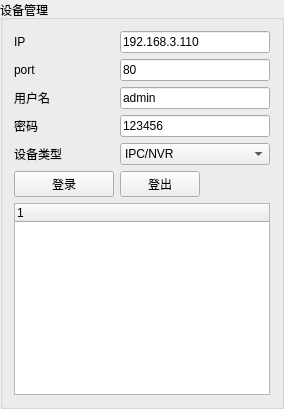
      <widget class="QGroupBox" name="groupBox_8">
       <property name="minimumSize">
        <size>
         <width>200</width>
         <height>0</height>
        </size>
       </property>
       <property name="maximumSize">
        <size>
         <width>300</width>
         <height>16777215</height>
        </size>
       </property>
       <property name="title">
        <string>设备管理</string>
       </property>
       <layout class="QVBoxLayout" name="verticalLayout_2">
        <item>
         <layout class="QGridLayout" name="gridLayout">
          <item row="0" column="0">
           <widget class="QLabel" name="label">
            <property name="minimumSize">
             <size>
              <width>60</width>
              <height>0</height>
             </size>
            </property>
            <property name="maximumSize">
             <size>
              <width>60</width>
              <height>16777215</height>
             </size>
            </property>
            <property name="text">
             <string>IP</string>
            </property>
           </widget>
          </item>
          <item row="0" column="1" colspan="2">
           <widget class="QLineEdit" name="IPlineEdit">
            <property name="text">
             <string>192.168.3.110</string>
            </property>
           </widget>
          </item>
          <item row="1" column="0">
           <widget class="QLabel" name="label_2">
            <property name="minimumSize">
             <size>
              <width>60</width>
              <height>0</height>
             </size>
            </property>
            <property name="maximumSize">
             <size>
              <width>60</width>
              <height>16777215</height>
             </size>
            </property>
            <property name="text">
             <string>port</string>
            </property>
           </widget>
          </item>
          <item row="1" column="1" colspan="2">
           <widget class="QLineEdit" name="portLineEdit">
            <property name="text">
             <string>80</string>
            </property>
           </widget>
          </item>
          <item row="2" column="0">
           <widget class="QLabel" name="label_3">
            <property name="minimumSize">
             <size>
              <width>60</width>
              <height>0</height>
             </size>
            </property>
            <property name="maximumSize">
             <size>
              <width>60</width>
              <height>16777215</height>
             </size>
            </property>
            <property name="text">
             <string>用户名</string>
            </property>
           </widget>
          </item>
          <item row="2" column="1" colspan="2">
           <widget class="QLineEdit" name="UserNameLineEdit">
            <property name="text">
             <string>admin</string>
            </property>
           </widget>
          </item>
          <item row="3" column="0">
           <widget class="QLabel" name="label_4">
            <property name="minimumSize">
             <size>
              <width>60</width>
              <height>0</height>
             </size>
            </property>
            <property name="maximumSize">
             <size>
              <width>60</width>
              <height>16777215</height>
             </size>
            </property>
            <property name="text">
             <string>密码</string>
            </property>
           </widget>
          </item>
          <item row="3" column="1" colspan="2">
           <widget class="QLineEdit" name="pwdLineEdit">
            <property name="text">
             <string>123456</string>
            </property>
           </widget>
          </item>
          <item row="5" column="0">
           <widget class="QLabel" name="label_5">
            <property name="minimumSize">
             <size>
              <width>60</width>
              <height>0</height>
             </size>
            </property>
            <property name="maximumSize">
             <size>
              <width>60</width>
              <height>16777215</height>
             </size>
            </property>
            <property name="text">
             <string>设备类型</string>
            </property>
           </widget>
          </item>
          <item row="5" column="1" colspan="2">
           <widget class="QComboBox" name="loginDeviceTypeCmbBox">
            <item>
             <property name="text">
              <string>IPC/NVR</string>
             </property>
            </item>
            <item>
             <property name="text">
              <string>VMS</string>
             </property>
            </item>
           </widget>
          </item>
          <item row="6" column="0">
           <widget class="QPushButton" name="loginBtn">
            <property name="sizePolicy">
             <sizepolicy hsizetype="Minimum" vsizetype="Fixed">
              <horstretch>100</horstretch>
              <verstretch>0</verstretch>
             </sizepolicy>
            </property>
            <property name="minimumSize">
             <size>
              <width>100</width>
              <height>0</height>
             </size>
            </property>
            <property name="text">
             <string>登录</string>
            </property>
           </widget>
          </item>
          <item row="6" column="1">
           <widget class="QPushButton" name="logoutBtn">
            <property name="text">
             <string>登出</string>
            </property>
           </widget>
          </item>
         </layout>
        </item>
        <item>
         <widget class="QTreeWidget" name="realTimeVideoChlTreeWgt">
          <property name="minimumSize">
           <size>
            <width>0</width>
            <height>0</height>
           </size>
          </property>
          <property name="maximumSize">
           <size>
            <width>16777215</width>
            <height>16777215</height>
           </size>
          </property>
          <column>
           <property name="text">
            <string notr="true">1</string>
           </property>
          </column>
         </widget>
        </item>
       </layout>
      </widget>
